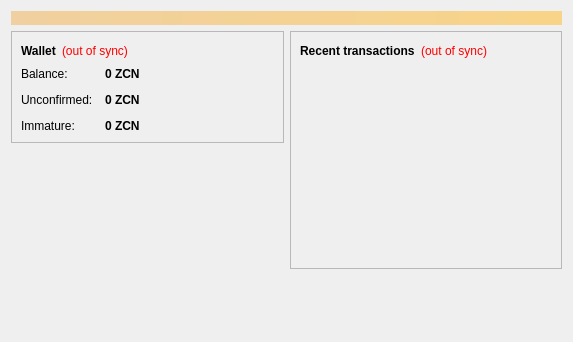
<?xml version="1.0" encoding="UTF-8"?>
<ui version="4.0">
 <class>OverviewPage</class>
 <widget class="QWidget" name="OverviewPage">
  <property name="geometry">
   <rect>
    <x>0</x>
    <y>0</y>
    <width>573</width>
    <height>342</height>
   </rect>
  </property>
  <property name="windowTitle">
   <string>Form</string>
  </property>
  <layout class="QVBoxLayout" name="topLayout">
   <item>
    <widget class="QLabel" name="labelAlerts">
     <property name="visible">
      <bool>false</bool>
     </property>
     <property name="styleSheet">
      <string notr="true">background-color: qlineargradient(x1: 0, y1: 0, x2: 1, y2: 0, stop:0 #F0D0A0, stop:1 #F8D488); color:#000000;</string>
     </property>
     <property name="wordWrap">
      <bool>true</bool>
     </property>
     <property name="margin">
      <number>3</number>
     </property>
    </widget>
   </item>
   <item>
    <layout class="QHBoxLayout" name="horizontalLayout" stretch="1,1">
     <item>
      <layout class="QVBoxLayout" name="verticalLayout_2">
       <item>
        <widget class="QFrame" name="frame">
         <property name="frameShape">
          <enum>QFrame::StyledPanel</enum>
         </property>
         <property name="frameShadow">
          <enum>QFrame::Raised</enum>
         </property>
         <layout class="QVBoxLayout" name="verticalLayout_4">
          <item>
           <layout class="QHBoxLayout" name="horizontalLayout_4">
            <item>
             <widget class="QLabel" name="label_5">
              <property name="font">
               <font>
                <weight>75</weight>
                <bold>true</bold>
               </font>
              </property>
              <property name="text">
               <string>Wallet</string>
              </property>
             </widget>
            </item>
            <item>
             <widget class="QLabel" name="labelWalletStatus">
              <property name="toolTip">
               <string>The displayed information may be out of date. Your wallet automatically synchronizes with the ZUGCoin network after a connection is established, but this process has not completed yet.</string>
              </property>
              <property name="styleSheet">
               <string notr="true">QLabel { color: red; }</string>
              </property>
              <property name="text">
               <string notr="true">(out of sync)</string>
              </property>
              <property name="alignment">
               <set>Qt::AlignLeading|Qt::AlignLeft|Qt::AlignVCenter</set>
              </property>
             </widget>
            </item>
            <item>
             <spacer name="horizontalSpacer_2">
              <property name="orientation">
               <enum>Qt::Horizontal</enum>
              </property>
              <property name="sizeHint" stdset="0">
               <size>
                <width>40</width>
                <height>20</height>
               </size>
              </property>
             </spacer>
            </item>
           </layout>
          </item>
          <item>
           <layout class="QFormLayout" name="formLayout_2">
            <property name="fieldGrowthPolicy">
             <enum>QFormLayout::AllNonFixedFieldsGrow</enum>
            </property>
            <property name="horizontalSpacing">
             <number>12</number>
            </property>
            <property name="verticalSpacing">
             <number>12</number>
            </property>
            <item row="0" column="0">
             <widget class="QLabel" name="label">
              <property name="text">
               <string>Balance:</string>
              </property>
             </widget>
            </item>
            <item row="0" column="1">
             <widget class="QLabel" name="labelBalance">
              <property name="font">
               <font>
                <weight>75</weight>
                <bold>true</bold>
               </font>
              </property>
              <property name="cursor">
               <cursorShape>IBeamCursor</cursorShape>
              </property>
              <property name="toolTip">
               <string>Your current balance</string>
              </property>
              <property name="text">
               <string notr="true">0 ZCN</string>
              </property>
              <property name="textInteractionFlags">
               <set>Qt::LinksAccessibleByMouse|Qt::TextSelectableByKeyboard|Qt::TextSelectableByMouse</set>
              </property>
             </widget>
            </item>
            <item row="1" column="0">
             <widget class="QLabel" name="label_3">
              <property name="text">
               <string>Unconfirmed:</string>
              </property>
             </widget>
            </item>
            <item row="1" column="1">
             <widget class="QLabel" name="labelUnconfirmed">
              <property name="font">
               <font>
                <weight>75</weight>
                <bold>true</bold>
               </font>
              </property>
              <property name="cursor">
               <cursorShape>IBeamCursor</cursorShape>
              </property>
              <property name="toolTip">
               <string>Total of transactions that have yet to be confirmed, and do not yet count toward the current balance</string>
              </property>
              <property name="text">
               <string notr="true">0 ZCN</string>
              </property>
              <property name="textInteractionFlags">
               <set>Qt::LinksAccessibleByMouse|Qt::TextSelectableByKeyboard|Qt::TextSelectableByMouse</set>
              </property>
             </widget>
            </item>
            <item row="2" column="0">
             <widget class="QLabel" name="labelImmatureText">
              <property name="text">
               <string>Immature:</string>
              </property>
             </widget>
            </item>
            <item row="2" column="1">
             <widget class="QLabel" name="labelImmature">
              <property name="font">
               <font>
                <weight>75</weight>
                <bold>true</bold>
               </font>
              </property>
              <property name="toolTip">
               <string>Mined balance that has not yet matured</string>
              </property>
              <property name="text">
               <string notr="true">0 ZCN</string>
              </property>
              <property name="textInteractionFlags">
               <set>Qt::LinksAccessibleByMouse|Qt::TextSelectableByKeyboard|Qt::TextSelectableByMouse</set>
              </property>
             </widget>
            </item>
           </layout>
          </item>
         </layout>
        </widget>
       </item>
       <item>
        <spacer name="verticalSpacer">
         <property name="orientation">
          <enum>Qt::Vertical</enum>
         </property>
         <property name="sizeHint" stdset="0">
          <size>
           <width>20</width>
           <height>40</height>
          </size>
         </property>
        </spacer>
       </item>
      </layout>
     </item>
     <item>
      <layout class="QVBoxLayout" name="verticalLayout_3">
       <item>
        <widget class="QFrame" name="frame_2">
         <property name="frameShape">
          <enum>QFrame::StyledPanel</enum>
         </property>
         <property name="frameShadow">
          <enum>QFrame::Raised</enum>
         </property>
         <layout class="QVBoxLayout" name="verticalLayout">
          <item>
           <layout class="QHBoxLayout" name="horizontalLayout_2">
            <item>
             <widget class="QLabel" name="label_4">
              <property name="text">
               <string>&lt;b&gt;Recent transactions&lt;/b&gt;</string>
              </property>
             </widget>
            </item>
            <item>
             <widget class="QLabel" name="labelTransactionsStatus">
              <property name="toolTip">
               <string>The displayed information may be out of date. Your wallet automatically synchronizes with the ZUGCoin network after a connection is established, but this process has not completed yet.</string>
              </property>
              <property name="styleSheet">
               <string notr="true">QLabel { color: red; }</string>
              </property>
              <property name="text">
               <string notr="true">(out of sync)</string>
              </property>
              <property name="alignment">
               <set>Qt::AlignRight|Qt::AlignTrailing|Qt::AlignVCenter</set>
              </property>
             </widget>
            </item>
            <item>
             <spacer name="horizontalSpacer">
              <property name="orientation">
               <enum>Qt::Horizontal</enum>
              </property>
              <property name="sizeHint" stdset="0">
               <size>
                <width>40</width>
                <height>20</height>
               </size>
              </property>
             </spacer>
            </item>
           </layout>
          </item>
          <item>
           <widget class="QListView" name="listTransactions">
            <property name="styleSheet">
             <string notr="true">QListView { background: transparent; }</string>
            </property>
            <property name="frameShape">
             <enum>QFrame::NoFrame</enum>
            </property>
            <property name="verticalScrollBarPolicy">
             <enum>Qt::ScrollBarAlwaysOff</enum>
            </property>
            <property name="horizontalScrollBarPolicy">
             <enum>Qt::ScrollBarAlwaysOff</enum>
            </property>
            <property name="selectionMode">
             <enum>QAbstractItemView::NoSelection</enum>
            </property>
           </widget>
          </item>
         </layout>
        </widget>
       </item>
       <item>
        <spacer name="verticalSpacer_2">
         <property name="orientation">
          <enum>Qt::Vertical</enum>
         </property>
         <property name="sizeHint" stdset="0">
          <size>
           <width>20</width>
           <height>40</height>
          </size>
         </property>
        </spacer>
       </item>
      </layout>
     </item>
    </layout>
   </item>
  </layout>
 </widget>
 <resources/>
 <connections/>
</ui>
